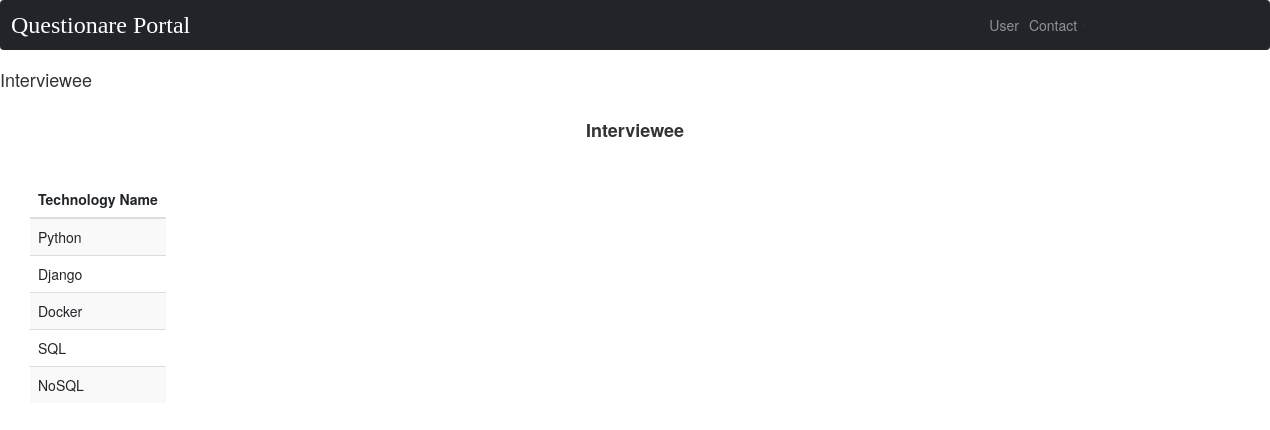
The app's page /base/techtable/ with its own data.
### base/models.py (models this page shows, shortened)
class Technology(models.Model):
    technology_name = models.CharField(max_length=50)

### base/views.py (the view)
# urls.py: path('techtable/', views.technologytable, name='techtable'),
def technologytable(request):
    technology = Technology.objects.all()
    return render(request, 'base/techtable.html', {'technology': technology})

### templates/base/techtable.html (shortened to what this page needs)
{% extends "navbar.html" %}
{% load static %}
{% block title %}
<h4>Interviewee</h4>
{% endblock %}
{% block table %}
<div class="title" style="margin:10px;"><center><h4><b>Interviewee</b></h4></center></div>
<link href="{% static 'https://cdn.jsdelivr.net/npm/bootstrap@5.0.2/dist/css/bootstrap.min.css'%}" rel="stylesheet">
<section>
  <table class="table table-striped" style="width:1200px;margin:30px;">
    <thead>
      <tr>
        <th scope="col"  >Technology Name</th>
      </tr>
    </thead>
    <tbody>
      {% for u in technology %}
    <tr>
      <td>{{u.technology_name}}</td>
    </tr>
    {% endfor %}
  </tbody>
</table>
</section>
{% endblock %}

### templates/navbar.html (style rules this page uses)
.table { display: inline flow-root; }

### records on screen
Technology: technology_name "Python"
Technology: technology_name "Django"
Technology: technology_name "Docker"
Technology: technology_name "SQL"
Technology: technology_name "NoSQL"
